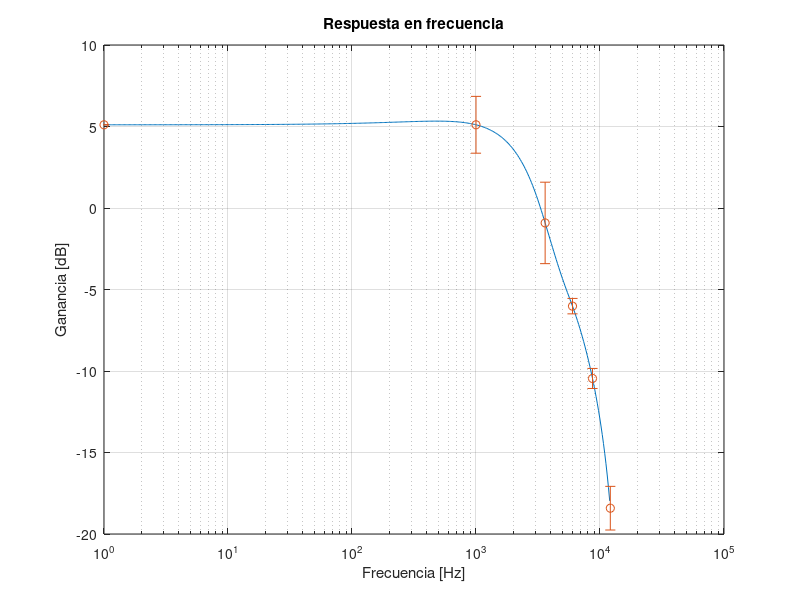

MATLAB code for this plot:
% Datos de entrada
f = [1, 1e3, 3.61e3, 6e3, 8.7e3, 12.11e3];  % Frecuencia en Hz
A = [1.8, 1.8, 0.9, 0.5, 0.3, 0.12]; % Ganancia
dA = [0, 0.4, 0.3, 0.028, 0.022, 0.020]; % Incertidumbre en la ganancia

% Crear un vector de frecuencias para el trazado
f_plot = logspace(log10(1), log10(100e3), 500); % Frecuencias de 1 Hz a 100 KHz en escala logaritmica

% Interpolar los datos para obtener la respuesta en frecuencia
A_plot = interp1(f, A, f_plot, 'spline');

% Crear el grafico
figure;
semilogx(f_plot, 20*log10(A_plot)); % Convertir la ganancia a dB
hold on;
errorbar(f, 20*log10(A), 20*log10(1+dA./A), 'o'); % Mostrar la incertidumbre
grid on;
xlabel('Frecuencia [Hz]');
ylabel('Ganancia [dB]');
title('Respuesta en frecuencia');
set(gca, 'XTick', [1 10 100 1e3 10e3 100e3]); % Ajustar las marcas en el eje x
xlim([1 100e3]); % Asegurar que la escala de frecuencia comienza en 1 Hz

